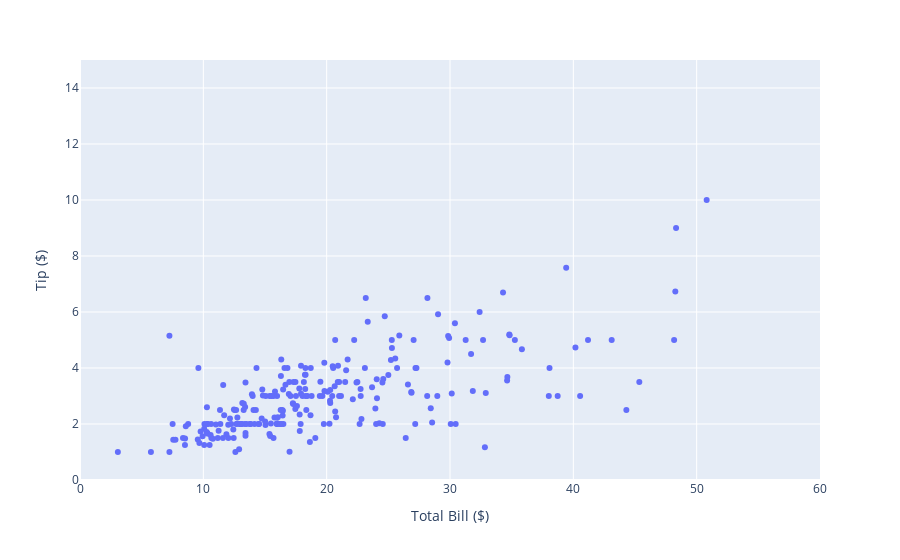

The notebook cell this image was saved under:
### Markdown cell above
##### 축 범위

### Code cell
fig = px.scatter(df, x = "total_bill", y = "tip",
                    labels = dict(total_bill = "Total Bill ($)", tip = "Tip ($)"))

# 축 범위 지정
# update_xaxes(): x축 범위를 업데이트 할 때 사용
# update_yaxes(): y축 범위를 업데이트 할 때 사용
# range 매개변수: 범위의 최소값과 최대값을 리스트로 할당
fig.update_xaxes(range=[0, 60])
fig.update_yaxes(range=[0, 15])

fig.show()

### Figure 1 — Plotly figure (JSON) as saved in the notebook; plotly's stock layout.template omitted (floating-point values rounded to 4 significant figures; data arrays with more than 128 entries replaced by an {"elided": "..."} marker saying what was removed)
{"data": [{"hovertemplate": "Total Bill ($)=%{x}<br>Tip ($)=%{y}<extra></extra>", "legendgroup": "", "marker": {"color": "#636efa", "symbol": "circle"}, "mode": "markers", "name": "", "orientation": "v", "showlegend": false, "type": "scatter", "x": {"elided": "244 float values"}, "xaxis": "x", "y": {"elided": "244 float values"}, "yaxis": "y"}], "layout": {"legend": {"tracegroupgap": 0}, "margin": {"t": 60}, "xaxis": {"anchor": "y", "domain": [0, 1], "range": [0, 60], "title": {"text": "Total Bill ($)"}}, "yaxis": {"anchor": "x", "domain": [0, 1], "range": [0, 15], "title": {"text": "Tip ($)"}}}}
